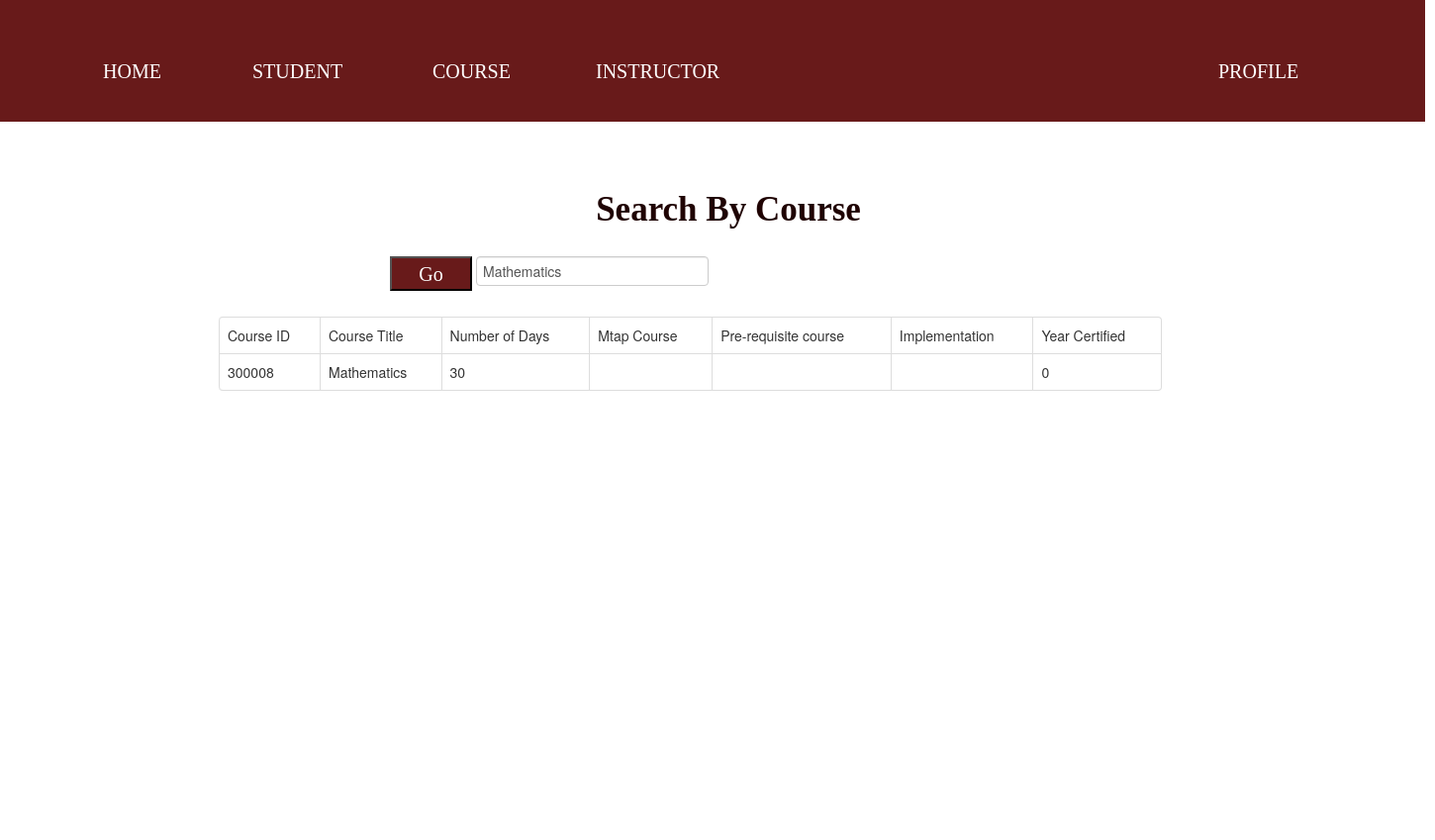
The app's page /student/search/search_course.php?course_id=Mathematics with its own data.
### tables this page shows
CREATE TABLE `course` (
  `course_id` int(11) NOT NULL,
  `course_title` varchar(30) NOT NULL,
  `number_of_days` int(11) NOT NULL DEFAULT 1,
  `mtap_course` varchar(200) DEFAULT NULL,
  `pre_requisite_course` int(11) DEFAULT NULL,
  `implementation` varchar(200) DEFAULT NULL,
  `year_certified` int(4) NOT NULL
);

### student/search/search_course.php (the view, shortened to what this page needs)
<!DOCTYPE html>
<html>
<head>
    <link rel="stylesheet" a href="bootstrap.min.css"/>
</head>
<body>
    <h2>Search By Course</h2>
    <div class="s">
        <h3 class="h1">HOME</h3>
        <h3 class="h2">STUDENT</h3>
        <h3 class="h3">COURSE</h3>
        <h3 class="h4">INSTRUCTOR</h3>
        <h3 class="h5">PROFILE</h3>
    </div>
     <form action="" method="GET">
        <div>
            <div>
                <input type="text" name="course_id" value="<?php if(isset($_GET['course_id'])){echo $_GET['course_id'];} ?>" class="form-control c">
            </div>
            <div>
                <button type="submit" class="b">Go</button>
            </div>
        </div>
    </form>
     <div class="container d">
            <div class="row">
                <div class="col m-auto">
                    <div class="card mt-5">
                        <table class="table table-bordered">
                             <?php
                                    $con = mysqli_connect("localhost","root","","finals");
                                    if(isset($_GET['course_id']))
                                    {
                                        $course_id = $_GET['course_id'];
                                        $query = "SELECT * FROM course WHERE course_title='$course_id' ";
                                        $query_run = mysqli_query($con, $query);
                                        if(mysqli_num_rows($query_run) > 0)
                                        {
                                            ?>
                                            <tr>
                                                    <td> Course ID </td>
                                                    <td> Course Title </td>
                                                    <td> Number of Days </td>
                                                    <td> Mtap Course </td>
                                                    <td> Pre-requisite course </td>
                                                    <td> Implementation </td>
                                                    <td> Year Certified </td>
                                                </tr>
                                            <?php
                                            foreach($query_run as $row)
                                            {
                                                    $course_id = $row['course_id'];
                                                    $course_title = $row['course_title'];
                                                    $days = $row['number_of_days'];
                                                    $mtap = $row['mtap_course'];
                                                    $pre_course = $row['pre_requisite_course'];
                                                    $implementation = $row['implementation'];
                                                    $year = $row['year_certified'];
                                                ?>
                                                <tr>
                                                    <td><?php echo $course_id ?></td>
                                                    <td><?php echo $course_title ?></td>
                                                    <td><?php echo $days ?></td>
                                                    <td><?php echo $mtap ?></td>
                                                    <td><?php echo $pre_course ?></td>
                                                    <td><?php echo $implementation ?></td>
                                                    <td><?php echo $year ?></td>
                                                </tr>
                                                <?php
                                            }
                                        }
                                        else
                                        {
                                            echo "No Record Found";
                                        }
                                    }
                                ?>
                        </table>
                    </div>
                </div>
            </div>
        </div>
</body>
</html>

### student/search/search_course.php (style rules this page uses)
.s { position: absolute; width: 1440px; height: 123px; left: 0px; top: 0px; background: #681A1A; }
.b { position: absolute; width: 83px; height: 35px; left: 394px; top: 259px; font-family: 'Montserrat'; font-style: normal; font-weight: 400; font-size: 20px; line-height: 24px; text-align: center; color: #FFFFFF; background: #681A1A; }
.c { position: absolute; width: 221px; height: 35px; left: 481px; top: 259px; background: #D9D9D9; }
.d { position: absolute; width: 933px; height: 529px; left: 241px; top: 320px; }
h2 { position: absolute; width: 508px; height: 33px; left: 482px; top: 180px; font-family: 'Montserrat'; font-style: normal; font-weight: 700; font-size: 35px; line-height: 43px; text-align: center; color: #1F0303; }
.h1 { position: absolute; width: 73px; height: 19px; left: 104px; top: 50px; font-family: 'Montserrat'; font-style: normal; font-weight: 400; font-size: 20px; line-height: 24px; color: #FFFFFF; }
.h2 { position: absolute; width: 104px; height: 19px; left: 255px; top: 50px; font-family: 'Montserrat'; font-style: normal; font-weight: 400; font-size: 20px; line-height: 24px; color: #FFFFFF; }
.h3 { position: absolute; width: 96px; height: 19px; left: 437px; top: 50px; font-family: 'Montserrat'; font-style: normal; font-weight: 400; font-size: 20px; line-height: 24px; color: #FFFFFF; }
.h4 { position: absolute; width: 158px; height: 19px; left: 602px; top: 50px; font-family: 'Montserrat'; font-style: normal; font-weight: 400; font-size: 20px; line-height: 24px; color: #FFFFFF; }
.h5 { position: absolute; width: 99px; height: 19px; left: 1231px; top: 50px; font-family: 'Montserrat'; font-style: normal; font-weight: 400; font-size: 20px; line-height: 24px; color: #FFFFFF; }

### records on screen
course: course_id "300008", course_title "Mathematics", number_of_days "30", year_certified "0"
